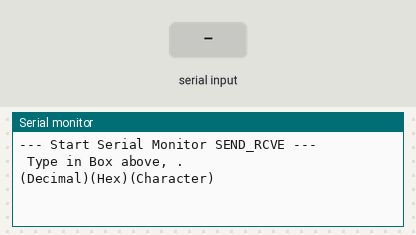
Bench run of a sketch on a simulated Arduino Uno, built with avr-gcc and run on an emulated ATmega328P. Parts: the last lines printed to the serial monitor. Inputs (shaded band) come from the test bench.

Above: at 1.2 s.
1.3 s: "1" received over Serial
At 2.5 s:
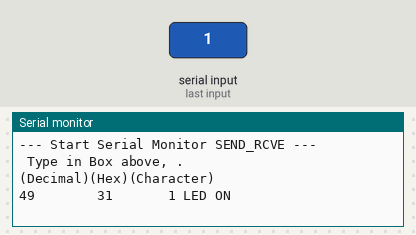
2.8 s: "0" received over Serial
At 3.7 s:
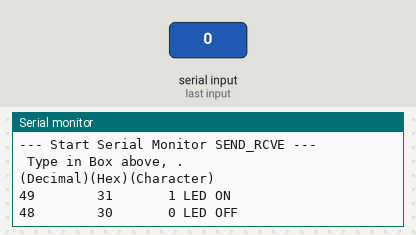
4.3 s: "2" received over Serial
At 4.9 s:
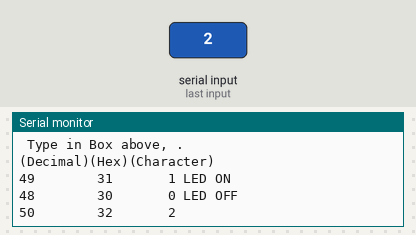

Measured:
- after the input at 1.3 s, the serial monitor: prints a new line at once (image 1)
- after the input at 2.8 s, the serial monitor: prints a new line at once (image 2)
- after the input at 4.3 s, the serial monitor: prints a new line at once (image 3)

The sketch:

SerialMonitorInput.ino
```cpp
/* YourDuinoStarter_SerialMonitor_SEND_RCVE<br> - WHAT IT DOES:
   - Receives characters from Serial Monitor
   - Displays received character as Decimal, Hexadecimal and Character
   - Controls pin 13 LED from Keyboard
 - SEE the comments after "//" on each line below
 - CONNECTIONS:
   - None: Pin 13 built-in LED
   -
 - V1.00 02/11/13
   Questions: terry@yourduino.com */

/*-----( Import needed libraries )-----*/
/*-----( Declare Constants and Pin Numbers )-----*/
#define led 13  // built-in LED
/*-----( Declare objects )-----*/
/*-----( Declare Variables )-----*/
int ByteReceived;

void setup()   /****** SETUP: RUNS ONCE ******/
{
  Serial.begin(9600);
  Serial.println("--- Start Serial Monitor SEND_RCVE ---");
    Serial.println(" Type in Box above, . ");
  Serial.println("(Decimal)(Hex)(Character)");
  Serial.println();
}
//--(end setup )---

void loop()   /****** LOOP: RUNS CONSTANTLY ******/
{
  if (Serial.available() > 0)
  {
    ByteReceived = Serial.read();
    Serial.print(ByteReceived);
    Serial.print("        ");
    Serial.print(ByteReceived, HEX);
    Serial.print("       ");
    Serial.print(char(ByteReceived));

    if(ByteReceived == '1') // Single Quote! This is a character.
    {
      digitalWrite(13,HIGH);
      Serial.print(" LED ON ");
    }

    if(ByteReceived == '0')
    {
      digitalWrite(13,LOW);
      Serial.print(" LED OFF");
    }

    Serial.println();    // End the line

  // END Serial Available
  }
}

//--(end main loop )---

/*-----( Declare User-written Functions )-----*/

/*********( THE END )***********/
```
